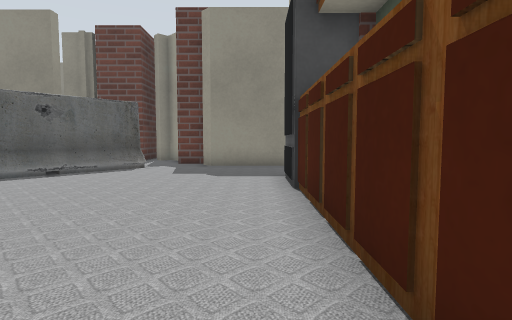
view 1 (above)

24 first-person views from a walk through a world built for the Gazebo simulator. The camera is 0.5 m above the floor, tilts 4° down and sees 80° across. The lines on the ground mark 1 m squares. The floor is counted in squares, 0.5 m on a side. Each view is taken from the middle of a square. On the plan, view 1 faces up. The plan holds only what a view shows up to about 12 squares ahead; the rest is blank. The place goes on beyond the plan. Robots are left out. Simple patterns stand in for the simulator's built-in surfaces. Simple shapes stand in for some stock models. Some surface patterns are stand-ins.

view 2
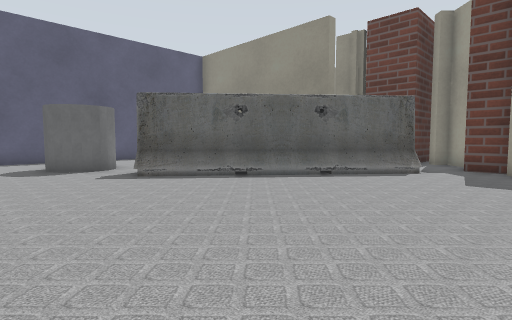

view 3
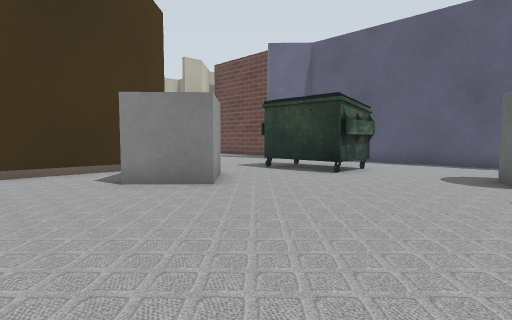

view 4
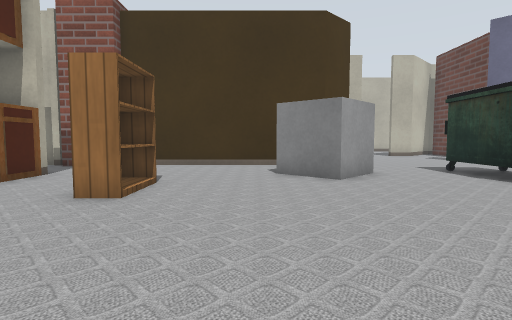

view 5
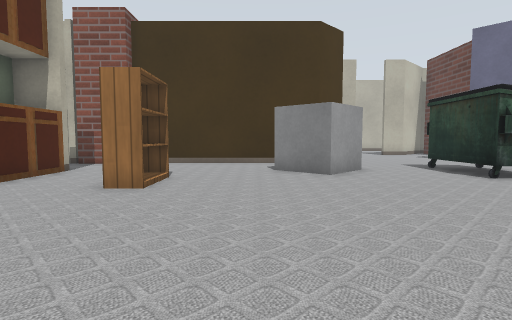

view 6
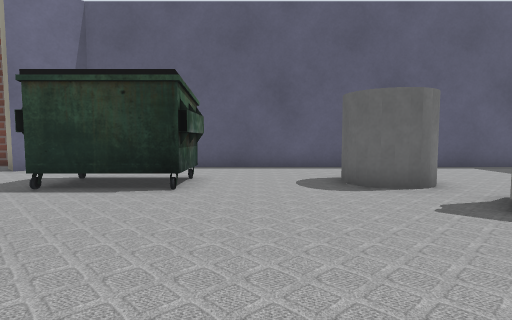

view 7
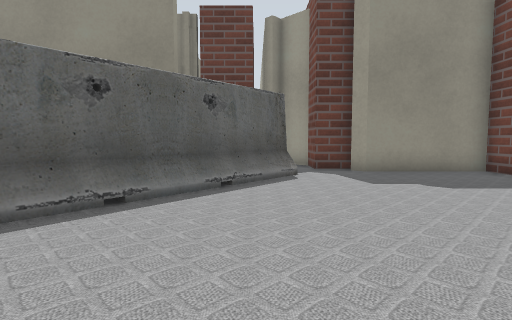

view 8
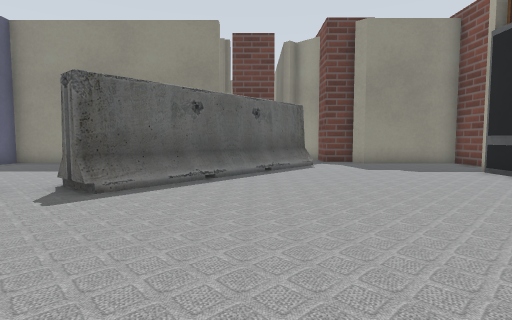

view 9
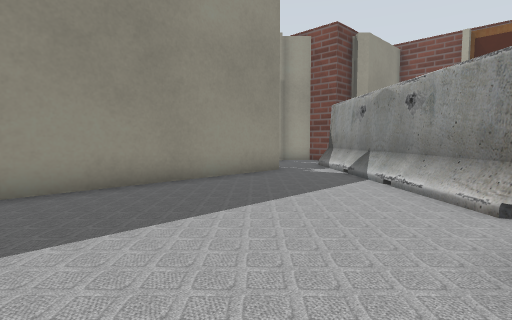

view 10
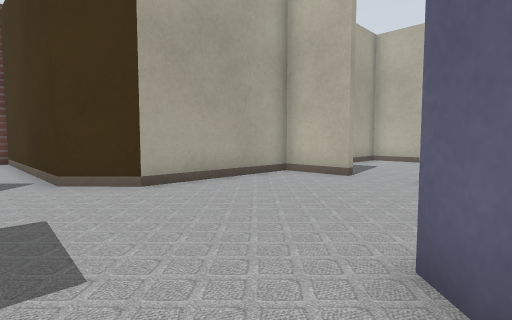

view 11
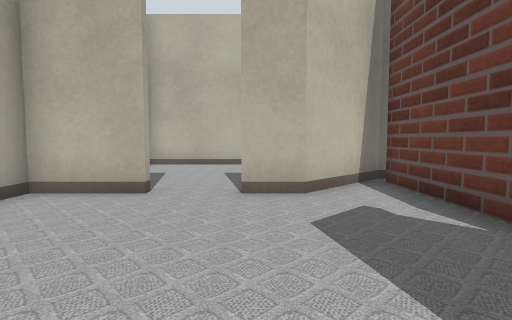

view 12
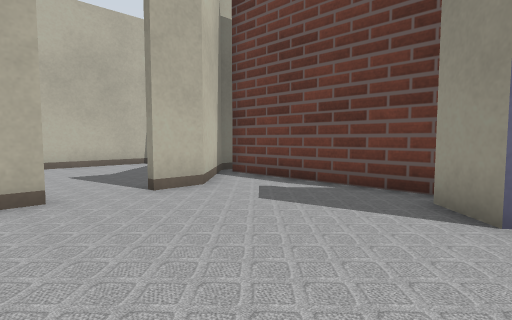

view 13
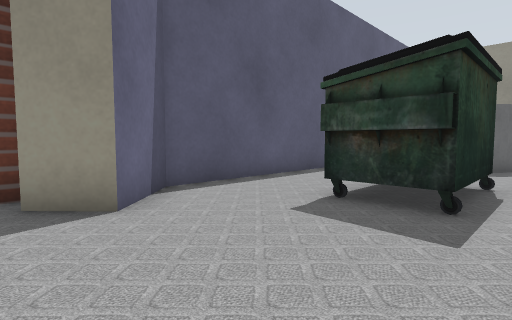

view 14
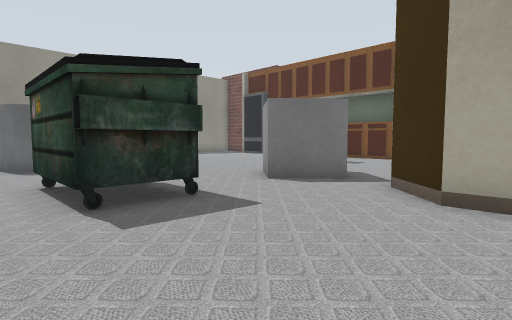

view 15
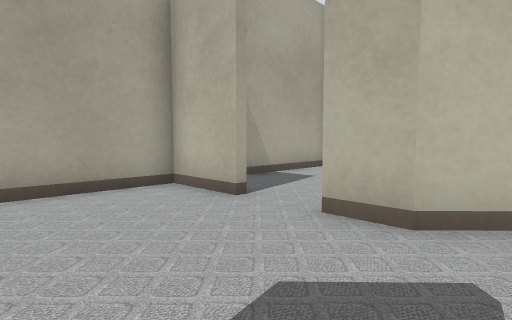

view 16
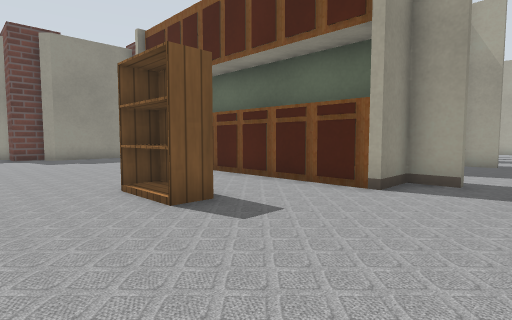

view 17
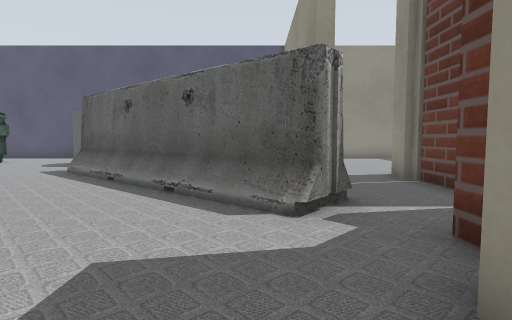

view 18
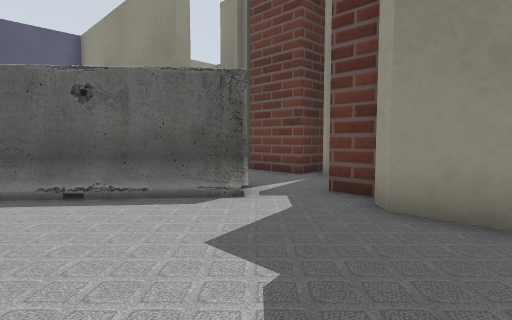

view 19
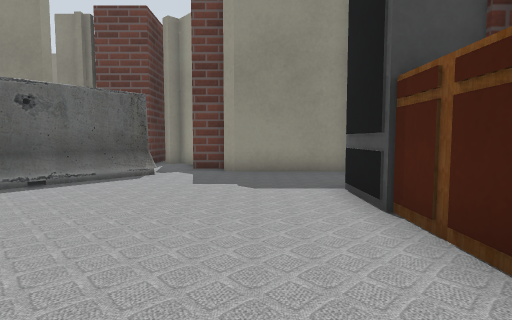

view 20
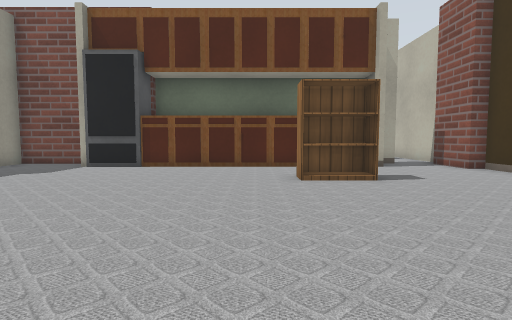

view 21
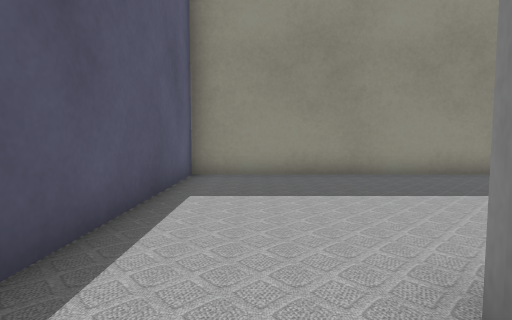

view 22
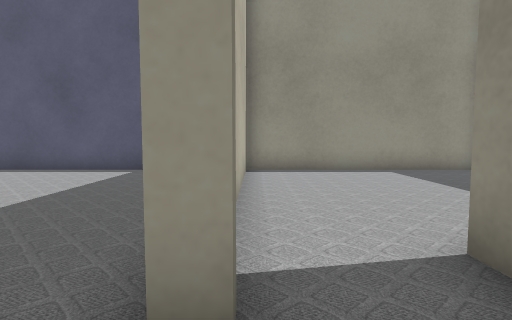

view 23
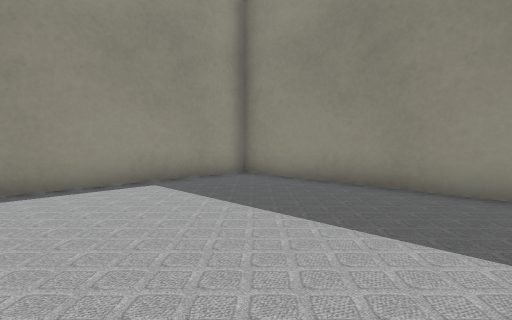

view 24
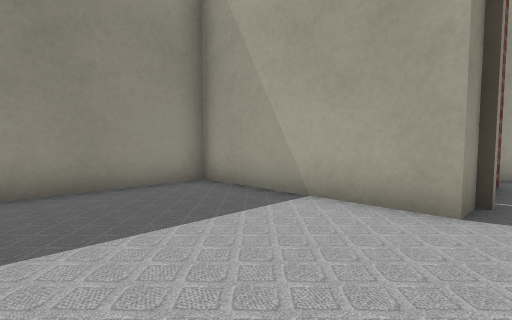

### Floor plan
Key: @ floor where view 1 was taken; # wall or solid block; . floor; B brick block; A barrier; C grey cylinder; U dumpster; K bookshelf; O other object.
Columns run from 17 left of view 1 to 4 right of it. Each row starts with its distance up from view 1.
 19  ########
 18  #......##
 17  #...... #
 16  #...... #
 15  #...... #  B
 14  #......##BBB#B
 13  #............B
 12  #########....B#   B
 11  #    ####..AA.#####
 10  #.........AAA.....B
  9  #........AAA......B
  8  #.......AAA......#
  7  #......AAA.......#B
  6  #.....AAA........##
  5  #..CCCAA.........##
  4  #..C C...........##
  3  #..CCC...........#
  2  #................#
  1  #............KK..#
  0  #..UUU.......KK.@#
 -1  #..UUU...O...KK..#
 -2  #..U U..OOO......##
 -3  #..UUU..O O......###.
 -4  #..UUU...O...........
 -5  ##..............BBB#
 -6   #......########B B#
 -7  B#.....##
 -8  B......#
 -9  B......#
-10  B......#
-11  B......#
-12  B###..##
-13  B#.....#
-14 ## .....#
-15    .....#
-16   ......#
-17   ......#
-18   #######

Where each view was taken, in squares from view 1:
view 1: 0 up, 0 right, facing up
view 2: 1 up, 1 left, facing up-left
view 3: 4 up, 3 left, facing down-left
view 4: 6 up, 5 left, facing down
view 5: 7 up, 5 left, facing down
view 6: 1 up, 5 left, facing left
view 7: 2 up, 5 left, facing up
view 8: 1 down, 6 left, facing up
view 9: 5 up, 15 left, facing up-right
view 10: 4 down, 15 left, facing down-right
view 11: 6 down, 13 left, facing down
view 12: 6 down, 10 left, facing down-left
view 13: 8 down, 10 left, facing up-left
view 14: 8 down, 14 left, facing up-right
view 15: 8 down, 15 left, facing down-right
view 16: 5 down, 5 left, facing up-right
view 17: 10 up, 0 right, facing left
view 18: 7 up, 0 right, facing up-left
view 19: 2 up, 1 left, facing up
view 20: 2 up, 10 left, facing right
view 21: 3 up, 14 left, facing up
view 22: 12 up, 6 left, facing left
view 23: 13 up, 9 left, facing up-left
view 24: 13 up, 13 left, facing up-right
